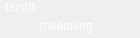
<?xml version="1.0" encoding="UTF-8"?>
<ui version="4.0">
 <class>OutputPartItem</class>
 <widget class="QWidget" name="OutputPartItem">
  <property name="geometry">
   <rect>
    <x>0</x>
    <y>0</y>
    <width>140</width>
    <height>38</height>
   </rect>
  </property>
  <property name="sizePolicy">
   <sizepolicy hsizetype="Fixed" vsizetype="Fixed">
    <horstretch>0</horstretch>
    <verstretch>0</verstretch>
   </sizepolicy>
  </property>
  <property name="minimumSize">
   <size>
    <width>140</width>
    <height>38</height>
   </size>
  </property>
  <property name="maximumSize">
   <size>
    <width>140</width>
    <height>38</height>
   </size>
  </property>
  <property name="windowTitle">
   <string>Form</string>
  </property>
  <property name="styleSheet">
   <string notr="true">QLabel#lbl_busId, #lbl_meaning{
	color:white;
	font: 12px;
}

QWidget{
	border:none;
}</string>
  </property>
  <layout class="QHBoxLayout" name="horizontalLayout_2">
   <property name="spacing">
    <number>0</number>
   </property>
   <property name="margin">
    <number>0</number>
   </property>
   <item>
    <widget class="QWidget" name="widget" native="true">
     <property name="sizePolicy">
      <sizepolicy hsizetype="Fixed" vsizetype="Fixed">
       <horstretch>0</horstretch>
       <verstretch>0</verstretch>
      </sizepolicy>
     </property>
     <property name="minimumSize">
      <size>
       <width>0</width>
       <height>38</height>
      </size>
     </property>
     <property name="maximumSize">
      <size>
       <width>16777215</width>
       <height>38</height>
      </size>
     </property>
     <layout class="QHBoxLayout" name="horizontalLayout">
      <property name="spacing">
       <number>0</number>
      </property>
      <property name="margin">
       <number>0</number>
      </property>
      <item>
       <widget class="QWidget" name="widget_part" native="true">
        <property name="sizePolicy">
         <sizepolicy hsizetype="Fixed" vsizetype="Fixed">
          <horstretch>0</horstretch>
          <verstretch>0</verstretch>
         </sizepolicy>
        </property>
        <property name="minimumSize">
         <size>
          <width>40</width>
          <height>38</height>
         </size>
        </property>
        <property name="maximumSize">
         <size>
          <width>40</width>
          <height>38</height>
         </size>
        </property>
        <layout class="QVBoxLayout" name="verticalLayout">
         <property name="spacing">
          <number>0</number>
         </property>
         <property name="margin">
          <number>0</number>
         </property>
         <item>
          <widget class="QLabel" name="lbl_busId">
           <property name="sizePolicy">
            <sizepolicy hsizetype="Fixed" vsizetype="Fixed">
             <horstretch>0</horstretch>
             <verstretch>0</verstretch>
            </sizepolicy>
           </property>
           <property name="minimumSize">
            <size>
             <width>40</width>
             <height>13</height>
            </size>
           </property>
           <property name="maximumSize">
            <size>
             <width>40</width>
             <height>13</height>
            </size>
           </property>
           <property name="text">
            <string>busId</string>
           </property>
           <property name="alignment">
            <set>Qt::AlignCenter</set>
           </property>
          </widget>
         </item>
         <item>
          <spacer name="verticalSpacer">
           <property name="orientation">
            <enum>Qt::Vertical</enum>
           </property>
           <property name="sizeType">
            <enum>QSizePolicy::Fixed</enum>
           </property>
           <property name="sizeHint" stdset="0">
            <size>
             <width>40</width>
             <height>25</height>
            </size>
           </property>
          </spacer>
         </item>
        </layout>
       </widget>
      </item>
      <item>
       <layout class="QVBoxLayout" name="verticalLayout_2">
        <property name="spacing">
         <number>0</number>
        </property>
        <item>
         <spacer name="verticalSpacer_2">
          <property name="orientation">
           <enum>Qt::Vertical</enum>
          </property>
          <property name="sizeType">
           <enum>QSizePolicy::Fixed</enum>
          </property>
          <property name="sizeHint" stdset="0">
           <size>
            <width>20</width>
            <height>13</height>
           </size>
          </property>
         </spacer>
        </item>
        <item>
         <widget class="QLabel" name="lbl_meaning">
          <property name="sizePolicy">
           <sizepolicy hsizetype="Fixed" vsizetype="Fixed">
            <horstretch>0</horstretch>
            <verstretch>0</verstretch>
           </sizepolicy>
          </property>
          <property name="minimumSize">
           <size>
            <width>95</width>
            <height>25</height>
           </size>
          </property>
          <property name="maximumSize">
           <size>
            <width>95</width>
            <height>25</height>
           </size>
          </property>
          <property name="text">
           <string>meanning</string>
          </property>
         </widget>
        </item>
       </layout>
      </item>
     </layout>
    </widget>
   </item>
   <item>
    <spacer name="horizontalSpacer">
     <property name="orientation">
      <enum>Qt::Horizontal</enum>
     </property>
     <property name="sizeHint" stdset="0">
      <size>
       <width>40</width>
       <height>20</height>
      </size>
     </property>
    </spacer>
   </item>
  </layout>
 </widget>
 <resources/>
 <connections/>
</ui>
